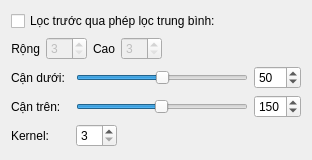
<ui version="4.0">
 <class>CannyWidget</class>
 <widget class="QWidget" name="CannyWidget">
  <property name="geometry">
   <rect>
    <x>0</x>
    <y>0</y>
    <width>312</width>
    <height>160</height>
   </rect>
  </property>
  <property name="windowTitle">
   <string>CannyWidget</string>
  </property>
  <layout class="QGridLayout" name="gridLayout">
   <item row="1" column="0" colspan="4">
    <layout class="QHBoxLayout" name="horizontalLayout">
     <item>
      <widget class="QLabel" name="label_2">
       <property name="text">
        <string>Rộng</string>
       </property>
       <property name="alignment">
        <set>Qt::AlignRight|Qt::AlignTrailing|Qt::AlignVCenter</set>
       </property>
      </widget>
     </item>
     <item>
      <widget class="QSpinBox" name="rowSbx">
       <property name="enabled">
        <bool>false</bool>
       </property>
       <property name="minimum">
        <number>3</number>
       </property>
       <property name="maximum">
        <number>15</number>
       </property>
       <property name="singleStep">
        <number>2</number>
       </property>
       <property name="value">
        <number>3</number>
       </property>
      </widget>
     </item>
     <item>
      <widget class="QLabel" name="label">
       <property name="text">
        <string>Cao</string>
       </property>
       <property name="alignment">
        <set>Qt::AlignRight|Qt::AlignTrailing|Qt::AlignVCenter</set>
       </property>
      </widget>
     </item>
     <item>
      <widget class="QSpinBox" name="colSbx">
       <property name="enabled">
        <bool>false</bool>
       </property>
       <property name="minimum">
        <number>3</number>
       </property>
       <property name="maximum">
        <number>15</number>
       </property>
       <property name="singleStep">
        <number>2</number>
       </property>
       <property name="value">
        <number>3</number>
       </property>
      </widget>
     </item>
     <item>
      <spacer name="horizontalSpacer">
       <property name="orientation">
        <enum>Qt::Horizontal</enum>
       </property>
       <property name="sizeHint" stdset="0">
        <size>
         <width>40</width>
         <height>20</height>
        </size>
       </property>
      </spacer>
     </item>
    </layout>
   </item>
   <item row="3" column="1" colspan="2">
    <widget class="QSlider" name="highThresholdSlr">
     <property name="minimum">
      <number>1</number>
     </property>
     <property name="maximum">
      <number>300</number>
     </property>
     <property name="value">
      <number>150</number>
     </property>
     <property name="orientation">
      <enum>Qt::Horizontal</enum>
     </property>
    </widget>
   </item>
   <item row="2" column="1" colspan="2">
    <widget class="QSlider" name="lowThresholdSlr">
     <property name="maximum">
      <number>100</number>
     </property>
     <property name="value">
      <number>50</number>
     </property>
     <property name="orientation">
      <enum>Qt::Horizontal</enum>
     </property>
    </widget>
   </item>
   <item row="0" column="0" colspan="4">
    <widget class="QCheckBox" name="averagingFilterChbx">
     <property name="text">
      <string>Lọc trước qua phép lọc trung bình:</string>
     </property>
    </widget>
   </item>
   <item row="2" column="3">
    <widget class="QSpinBox" name="lowThresholdSbx">
     <property name="sizePolicy">
      <sizepolicy hsizetype="Fixed" vsizetype="Fixed">
       <horstretch>0</horstretch>
       <verstretch>0</verstretch>
      </sizepolicy>
     </property>
     <property name="maximum">
      <number>100</number>
     </property>
     <property name="value">
      <number>50</number>
     </property>
    </widget>
   </item>
   <item row="4" column="0">
    <widget class="QLabel" name="label_5">
     <property name="text">
      <string>Kernel:</string>
     </property>
    </widget>
   </item>
   <item row="3" column="0">
    <widget class="QLabel" name="label_7">
     <property name="text">
      <string>Cận trên:</string>
     </property>
    </widget>
   </item>
   <item row="2" column="0">
    <widget class="QLabel" name="label_6">
     <property name="text">
      <string>Cận dưới:</string>
     </property>
    </widget>
   </item>
   <item row="4" column="2" colspan="2">
    <spacer name="horizontalSpacer_3">
     <property name="orientation">
      <enum>Qt::Horizontal</enum>
     </property>
     <property name="sizeHint" stdset="0">
      <size>
       <width>178</width>
       <height>20</height>
      </size>
     </property>
    </spacer>
   </item>
   <item row="3" column="3">
    <widget class="QSpinBox" name="highThresholdSbx">
     <property name="sizePolicy">
      <sizepolicy hsizetype="Fixed" vsizetype="Fixed">
       <horstretch>0</horstretch>
       <verstretch>0</verstretch>
      </sizepolicy>
     </property>
     <property name="minimum">
      <number>1</number>
     </property>
     <property name="maximum">
      <number>300</number>
     </property>
     <property name="value">
      <number>150</number>
     </property>
    </widget>
   </item>
   <item row="4" column="1">
    <widget class="QSpinBox" name="kernelSbx">
     <property name="sizePolicy">
      <sizepolicy hsizetype="Fixed" vsizetype="Fixed">
       <horstretch>0</horstretch>
       <verstretch>0</verstretch>
      </sizepolicy>
     </property>
     <property name="minimum">
      <number>3</number>
     </property>
     <property name="maximum">
      <number>15</number>
     </property>
     <property name="singleStep">
      <number>2</number>
     </property>
    </widget>
   </item>
  </layout>
 </widget>
 <layoutdefault spacing="6" margin="11"/>
 <tabstops>
  <tabstop>averagingFilterChbx</tabstop>
  <tabstop>rowSbx</tabstop>
  <tabstop>colSbx</tabstop>
  <tabstop>lowThresholdSlr</tabstop>
  <tabstop>lowThresholdSbx</tabstop>
  <tabstop>highThresholdSlr</tabstop>
  <tabstop>highThresholdSbx</tabstop>
  <tabstop>kernelSbx</tabstop>
 </tabstops>
 <resources/>
 <connections>
  <connection>
   <sender>lowThresholdSlr</sender>
   <signal>valueChanged(int)</signal>
   <receiver>lowThresholdSbx</receiver>
   <slot>setValue(int)</slot>
   <hints>
    <hint type="sourcelabel">
     <x>237</x>
     <y>86</y>
    </hint>
    <hint type="destinationlabel">
     <x>297</x>
     <y>86</y>
    </hint>
   </hints>
  </connection>
  <connection>
   <sender>lowThresholdSbx</sender>
   <signal>valueChanged(int)</signal>
   <receiver>lowThresholdSlr</receiver>
   <slot>setValue(int)</slot>
   <hints>
    <hint type="sourcelabel">
     <x>274</x>
     <y>72</y>
    </hint>
    <hint type="destinationlabel">
     <x>200</x>
     <y>79</y>
    </hint>
   </hints>
  </connection>
  <connection>
   <sender>highThresholdSlr</sender>
   <signal>valueChanged(int)</signal>
   <receiver>highThresholdSbx</receiver>
   <slot>setValue(int)</slot>
   <hints>
    <hint type="sourcelabel">
     <x>234</x>
     <y>111</y>
    </hint>
    <hint type="destinationlabel">
     <x>279</x>
     <y>115</y>
    </hint>
   </hints>
  </connection>
  <connection>
   <sender>highThresholdSbx</sender>
   <signal>valueChanged(int)</signal>
   <receiver>highThresholdSlr</receiver>
   <slot>setValue(int)</slot>
   <hints>
    <hint type="sourcelabel">
     <x>268</x>
     <y>105</y>
    </hint>
    <hint type="destinationlabel">
     <x>247</x>
     <y>102</y>
    </hint>
   </hints>
  </connection>
 </connections>
</ui>
